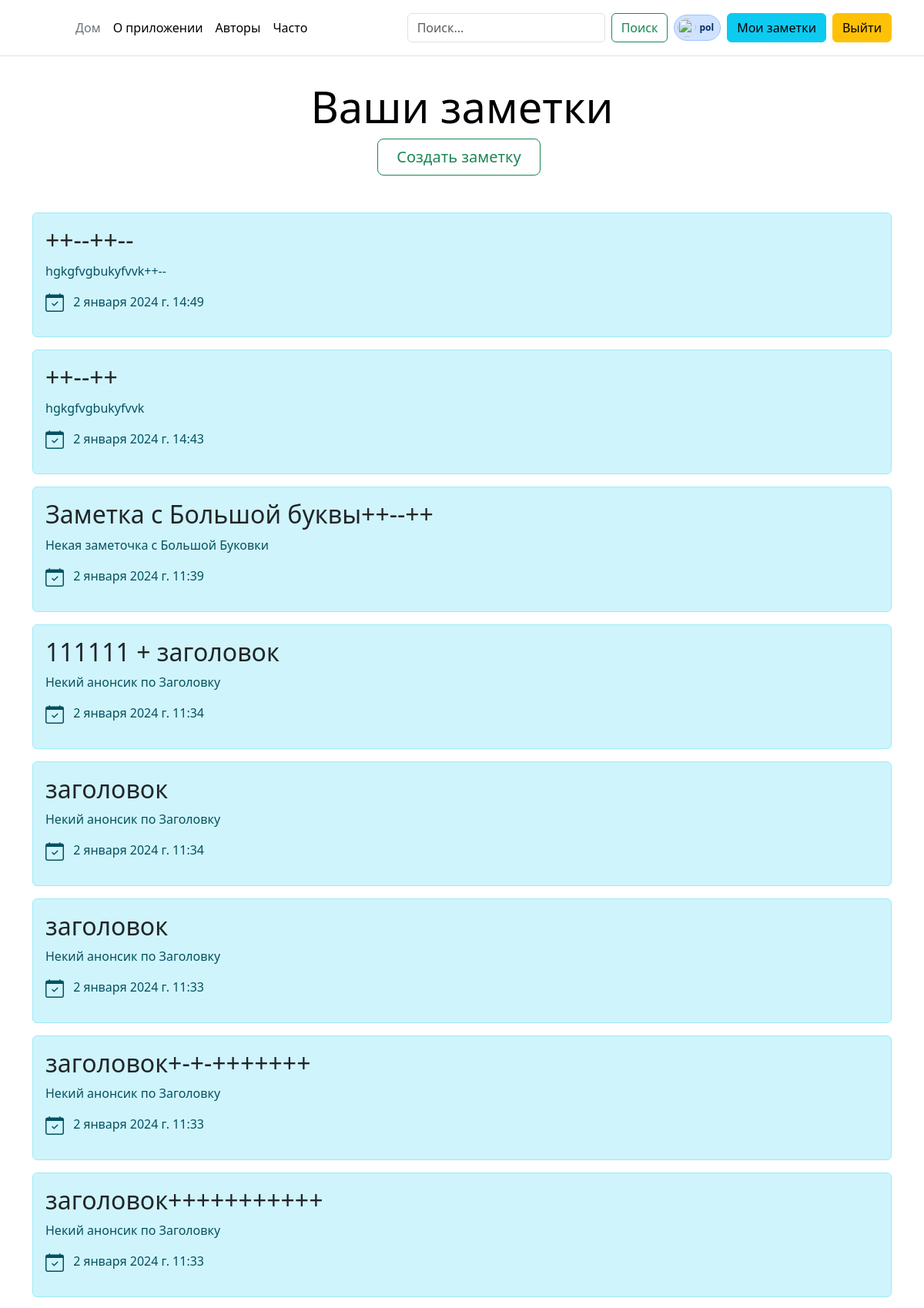
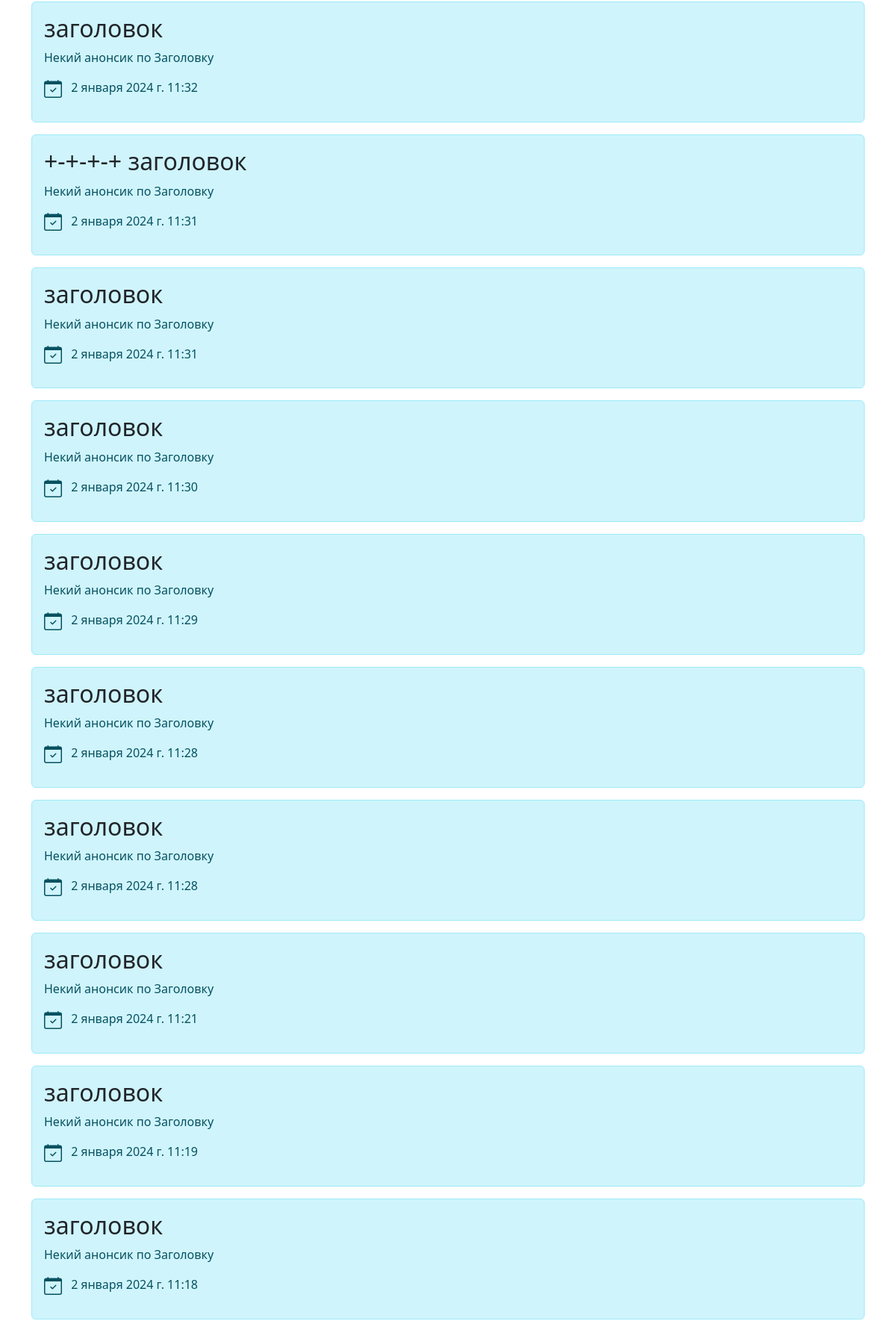
The app's page /note/pol/notes (signed in, upper part) with its own data (2 pictures, top to bottom).
### user/models.py (models this page shows)
class User(AbstractUser):
    phone = models.CharField(max_length=11, null=True, blank=True)
    country = models.CharField(max_length=20, null=True, blank=True)
    class Meta:
        db_table = "users"

### notes/models.py (models this page shows, shortened)
class Note(models.Model):
    uuid = models.UUIDField(primary_key=True, default=uuid.uuid4, editable=False)
    title = models.CharField(max_length=255)
    anons = models.CharField(max_length=255)
    content = models.TextField()
    created_at = models.DateTimeField(auto_now_add=True)
    mod_time = models.DateTimeField(null=True, blank=True)
    image = models.ImageField(upload_to=upload_to, null=True, blank=True, verbose_name="Превью")
    user = models.ForeignKey(get_user_model(), on_delete=models.CASCADE)
    objects = models.Manager()  # Он подключается к базе.
    class Meta:
        ordering = ['-created_at']  # Дефис это означает DESC сортировку (обратную).
        indexes = [
            models.Index(fields=("created_at",), name="created_at_index"),
        ]

### notes/views.py (the view)
# urls.py: path("<username>/notes", views.user_notes_view, name="user_notes"),
def user_notes_view(request: WSGIRequest, username):
    user = User.objects.get(username=username)
    user_notes = Note.objects.filter(user=user)
    print(username)
    return render(request, 'note/user_notes.html', {"notes": user_notes, "username": username})

### notes/templates/note/user_notes.html (shortened to what this page needs)
{% extends 'base.html' %}
{% block content %}
  <div class='container'>
    {% if user.is_authenticated and username == user.username %}
      <div class="pricing-header p-3 pb-md-4 mx-auto text-center">
        <h1 class="display-4 fw-normal text-body-emphasis">Ваши заметки</h1>
        <div class="pricing-header pb-md-4 mx-auto text-center">
          <a href="{% url 'create' %}" class="btn btn-outline-success btn-lg px-4 me-md-2">Создать заметку</a>
        </div>
      </div>
    {% else %}
      <div class="pricing-header p-3 pb-md-4 mx-auto text-center">
        <h1 class="display-4 fw-normal text-body-emphasis">Заметки пользователя "{{ username }}"</h1>
      </div>
    {% endif %}
    {% if notes|length > 0 %}
      {% for note in notes %}
        <div class="alert alert-info">
          <h2>
            <a class="text-dark text-decoration-none" href="{% url 'note' note.uuid %}">{{ note.title }}</a>
          </h2>
          <p>{{ note.anons }}</p>
          <p class="card-text my-3">
            {{ note.created_at }}
          </p>
        </div>
      {% endfor %}
    {% else %}
      <p>К сожалению, у "{{ username }}" заметок нет.</p>
    {% endif %}
  </div>
{% endblock %}

### templates/menu.html (shortened to what this page needs)
{% if user.is_authenticated %}
  <header class="p-3 mb-3 border-bottom">
    <div class="container">
      <div class="d-flex flex-wrap align-items-center justify-content-center justify-content-lg-start">
        <a href="/" class="d-flex align-items-center mb-2 mb-lg-0 link-body-emphasis text-decoration-none">
          <svg class="bi me-2" width="40" height="32" role="img" aria-label="Бутстрап"><use xlink:href="#bootstrap"></use></svg>
        </a>
        <ul class="nav col-12 col-lg-auto me-lg-auto mb-2 justify-content-center mb-md-0">
          <li><a href="{% url 'home' %}" class="nav-link px-2 link-secondary">Дом</a></li>
          <li><a href="{% url 'about' %}" class="nav-link px-2 link-body-emphasis">О приложении</a></li>
          <li><a href="{% url 'all_users' %}" class="nav-link px-2 link-body-emphasis">Авторы</a></li>
          <li><a href="#" class="nav-link px-2 link-body-emphasis">Часто</a></li>
        </ul>
        <form class="d-flex" role="search" action="{% url 'filter-notes' %}">
          <input name="search" value="{{ search_value_form }}"
                 class="form-control me-2" type="search" placeholder="Поиск..." aria-label="Поиск">
          <button class="btn btn-outline-success me-2" type="submit">Поиск</button>
        </form>
        <div class="d-flex gap-2 justify-content-center me-2">
          <span class="badge d-flex align-items-center p-1 pe-2 text-primary-emphasis bg-primary-subtle border border-primary-subtle rounded-pill">
            <img class="rounded-circle me-1" width="24" height="24" src="https://github.com/mdo.png" alt="">{{ user }}
          </span>
        </div>
        <div class="text-end">
          <a class="btn btn-info me-2" href="{% url 'your_notes' user %}" role="button">Мои заметки</a>
        </div>
        <form action="{% url 'logout' %}" method="post">
          <button class="btn btn-warning" type="submit">Выйти</button>
        </form>
      </div>
    </div>
  </header>
{% endif %}

### records on screen
User: username "pol"
Note: title "++--++--", anons "hgkgfvgbukyfvvk++--", created_at "2 января 2024 г. 14:49"
Note: title "++--++", anons "hgkgfvgbukyfvvk", created_at "2 января 2024 г. 14:43"
Note: title "Заметка с Большой буквы++--++", anons "Некая заметочка с Большой Буковки", created_at "2 января 2024 г. 11:39"
Note: title "111111 + заголовок", anons "Некий анонсик по Заголовку", created_at "2 января 2024 г. 11:34"
Note: title "заголовок", anons "Некий анонсик по Заголовку", created_at "2 января 2024 г. 11:34"
Note: title "заголовок", anons "Некий анонсик по Заголовку", created_at "2 января 2024 г. 11:33"
Note: title "заголовок+-+-+++++++", anons "Некий анонсик по Заголовку", created_at "2 января 2024 г. 11:33"
Note: title "заголовок+++++++++++", anons "Некий анонсик по Заголовку", created_at "2 января 2024 г. 11:33"
Note: title "заголовок", anons "Некий анонсик по Заголовку", created_at "2 января 2024 г. 11:32"
Note: title "+-+-+-+ заголовок", anons "Некий анонсик по Заголовку", created_at "2 января 2024 г. 11:31"
Note: title "заголовок", anons "Некий анонсик по Заголовку", created_at "2 января 2024 г. 11:31"
Note: title "заголовок", anons "Некий анонсик по Заголовку", created_at "2 января 2024 г. 11:30"
Note: title "заголовок", anons "Некий анонсик по Заголовку", created_at "2 января 2024 г. 11:29"
Note: title "заголовок", anons "Некий анонсик по Заголовку", created_at "2 января 2024 г. 11:28"
Note: title "заголовок", anons "Некий анонсик по Заголовку", created_at "2 января 2024 г. 11:28"
Note: title "заголовок", anons "Некий анонсик по Заголовку", created_at "2 января 2024 г. 11:21"
Note: title "заголовок", anons "Некий анонсик по Заголовку", created_at "2 января 2024 г. 11:19"
Note: title "заголовок", anons "Некий анонсик по Заголовку", created_at "2 января 2024 г. 11:18"
